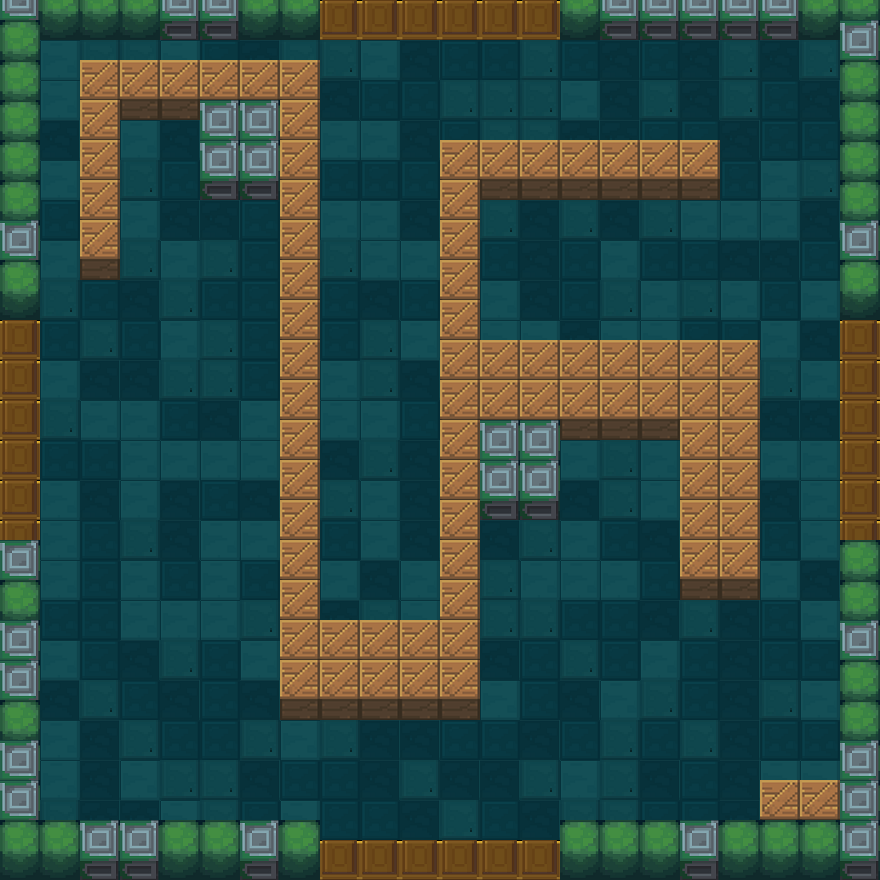

Below is a game level as drawn by its tile map, then a one-line description and the .tmx that defines it (tile-layer data replaced by summaries):
An orthogonal 22x22 tile map with 40x40 px tiles, 6 tile layers (Meta, floor, exit, barrier, ...), 5 tilesets.

<map version="1.2" tiledversion="1.3.4" orientation="orthogonal" renderorder="right-down" width="22" height="22" tilewidth="40" tileheight="40" infinite="0" nextlayerid="7" nextobjectid="1">
 <tileset firstgid="1" name="floors" tilewidth="40" tileheight="40" tilecount="4" columns="4">
  <image source="floors.png" width="160" height="40" />
 </tileset>
 <tileset firstgid="5" name="meta_tiles" tilewidth="40" tileheight="40" tilecount="7" columns="7">
  <image source="meta_tiles.png" width="280" height="70" />
  <tile id="0">
   <properties>
    <property name="Collidable" value="true" />
   </properties>
  </tile>
 </tileset>
 <tileset firstgid="12" name="1" tilewidth="40" tileheight="60" tilecount="2" columns="2">
  <image source="1.png" width="80" height="60" />
  <tile id="0">
   <properties>
    <property name="cc_vertexz" value="automatic" />
   </properties>
  </tile>
 </tileset>
 <tileset firstgid="14" name="木箱" tilewidth="40" tileheight="60" tilecount="1" columns="1">
  <image source="木箱.png" width="40" height="60" />
 </tileset>
 <tileset firstgid="15" name="上下门（关）" tilewidth="40" tileheight="40" tilecount="2" columns="1">
  <image source="上下门（关）.png" width="40" height="80" />
 </tileset>
 <layer id="1" name="Meta" width="22" height="22">
  <data>[484 cells, 143 non-empty, 1 distinct tile ids]</data>
 </layer>
 <layer id="2" name="floor" width="22" height="22">
  <properties>
   <property name="cc_vertexz" value="-500" />
  </properties>
  <data>[484 cells, 400 non-empty, 4 distinct tile ids]</data>
 </layer>
 <layer id="3" name="exit" width="22" height="22">
  <properties>
   <property name="cc_vertexz" value="-500" />
  </properties>
  <data>[484 cells, 24 non-empty, 1 distinct tile ids]</data>
 </layer>
 <layer id="4" name="barrier" width="22" height="22">
  <properties>
   <property name="cc_vertexz" value="automatic" />
  </properties>
  <data>[484 cells, 75 non-empty, 1 distinct tile ids]</data>
 </layer>
 <layer id="5" name="roomVerge" width="22" height="22">
  <properties>
   <property name="cc_vertexz" value="automatic" />
  </properties>
  <data>[484 cells, 60 non-empty, 2 distinct tile ids]</data>
 </layer>
 <layer id="6" name="box" width="22" height="22">
  <data>[484 cells, 8 non-empty, 1 distinct tile ids]</data>
 </layer>
</map>
